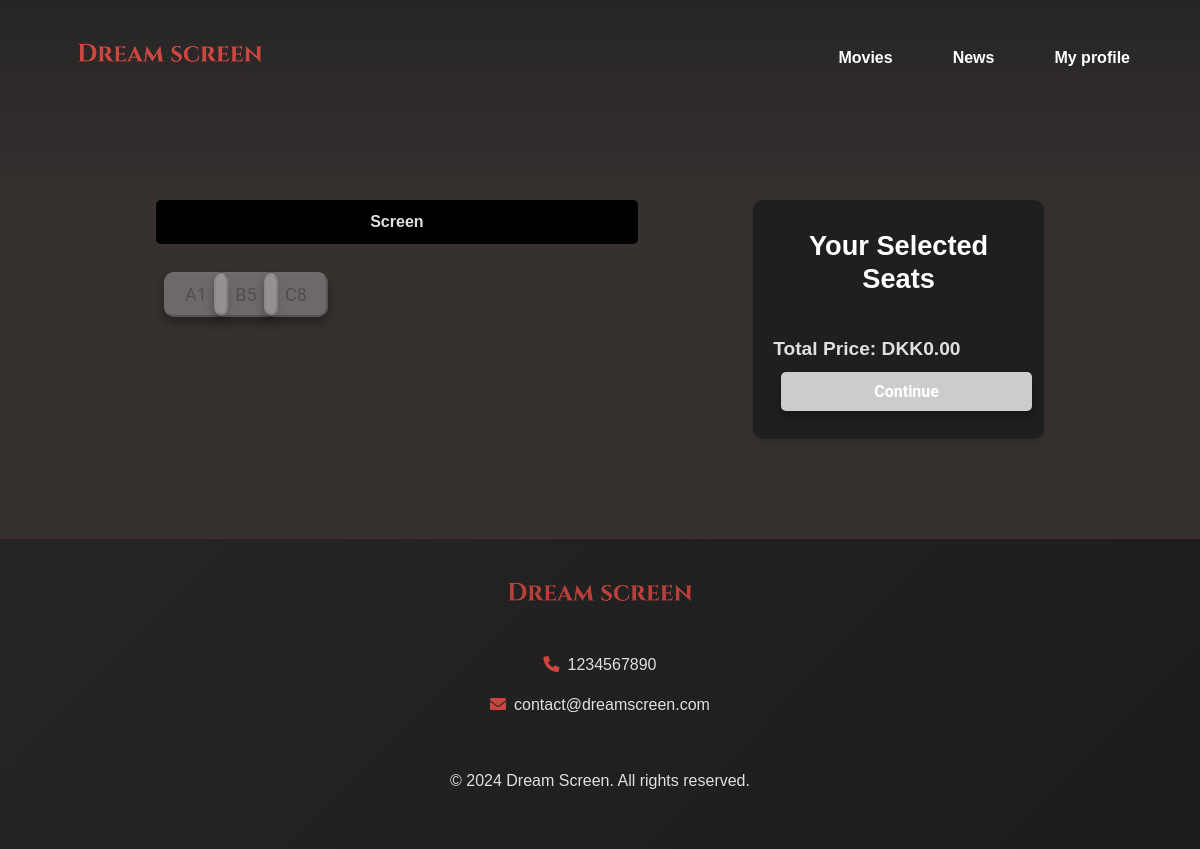
The app's page /movies/views/seat_map.php?movieID=1&showTimeID=1 (signed in) with its own data.
### tables this page shows
CREATE TABLE Seat (
    seatID INT AUTO_INCREMENT PRIMARY KEY,
    seatNumber INT NOT NULL,
    seatRow VARCHAR(1) NOT NULL,
    isBooked BOOLEAN DEFAULT FALSE,
    showTimeID INT NOT NULL,
    FOREIGN KEY (showTimeID) REFERENCES ShowTime(showTimeID) ON DELETE CASCADE
);

CREATE TABLE Cinema (
    cinemaID INT AUTO_INCREMENT PRIMARY KEY,
    name VARCHAR(100) NOT NULL,
    phoneNumber VARCHAR(15),
    email VARCHAR(100),
    street VARCHAR(100),
    postalCode VARCHAR(4),
    description TEXT,
    FOREIGN KEY (postalCode) REFERENCES PostalCode(postalCode)
);

### loginPDO/actions/session.php (called while the page is built, shortened)
<?php
function logged_in(){
    return isset($_SESSION['user_id']);
}
?>

### movies/actions/seat_selection.php (called while the page is built, shortened)
<?php
require_once "../classes/seat.php";
require_once "../views/seat_map.php";
$showTimeID = (int)$_GET['showTimeID'];
$stmt = $db->prepare("
    SELECT s.seatID, s.seatNumber, s.seatRow, s.isBooked, st.price AS seatPrice
    FROM Seat s
    JOIN ShowTime st ON s.showTimeID = st.showTimeID
    WHERE s.showTimeID = :showTimeID
    ORDER BY s.seatRow, s.seatNumber
");
$stmt->execute([':showTimeID' => $showTimeID]);
$seatsData = $stmt->fetchAll(PDO::FETCH_ASSOC);
$seats = array_map(fn($seatData) => new Seat(
    $seatData['seatID'],
    $seatData['seatNumber'],
    $seatData['seatRow'],
    (bool)$seatData['isBooked'],
    $showTimeID,
    (float)$seatData['seatPrice']
), $seatsData);
$totalPrice = 0;

### movies/classes/seat.php (called while the page is built, shortened)
<?php
class Seat {
    public function __construct(int $id, int $number, string $row, bool $isBooked, int $showTimeID, float $price) {
        $this->id = $id;
        $this->number = $number;
        $this->row = htmlspecialchars($row, ENT_QUOTES, 'UTF-8');
        $this->isBooked = $isBooked;
    }
}
?>

### movies/views/seat_map.php (the view, shortened to what this page needs)
<?php
require_once "../actions/seat_selection.php";
require_once '../../navbar_footer/cinema_navbar.php';
?>
<!DOCTYPE html>
<html lang="en">
<head>
    <link rel="stylesheet" href="../../css/style.css">
</head>
<body>
    <div class="seat-overview">
        <?php if (!empty($seats)): ?>
            <div class="seat-selection-container">
                <div class="seat-map-container">
                    <div class="screen">Screen</div>
                    <form method="POST" action="">
                        <div class="seat-map">
                            <?php foreach ($seats as $seat): ?>
                                <button
                                    type="submit"
                                    name="toggle_seat"
                                    value="<?= htmlspecialchars($seat->id, ENT_QUOTES, 'UTF-8') ?>"
                                    class="<?= $seat->isBooked ? 'seat-booked' : (in_array($seat->id, $selectedSeats) ? 'seat-selected' : 'seat-available') ?>"
                                    <?= $seat->isBooked ? 'disabled' : '' ?>>
                                    <?= htmlspecialchars($seat->row . $seat->number, ENT_QUOTES, 'UTF-8') ?>
                                </button>
                            <?php endforeach; ?>
                        </div>
                    </form>
                </div>
                <div class="overview-container">
                    <div class="overview">
                        <h2>Your Selected Seats</h2>
                        <div class="total">Total Price: DKK<?= number_format($totalPrice, 2) ?></div>
                        <form method="POST" action="ticket_confirmation.php">
                            <button type="submit" class="continue-btn" <?= empty($selectedSeats) ? 'disabled' : '' ?>>Continue</button>
                        </form>
                    </div>
                </div>
            </div>
        <?php else: ?>
            <div class="no-seats-message">
                <h2>No seats available for this showtime.</h2>
            </div>
        <?php endif; ?>
    </div>
</body>
</html>
<?php require_once '../../navbar_footer/cinema_footer.php'; ?>

### navbar_footer/cinema_navbar.php (shortened to what this page needs)
<?php
require_once(__DIR__ . "/../loginPDO/actions/session.php");
?>
<!DOCTYPE html>
<html lang="en">
<head>
</head>
<body>
</body>
</html>
    <nav class="navbar">
        <div class="logo">
            <a href="../../core/views/home.php"><img src="../../includes/media/logo/dream-screen-red.png" alt="Dream Screen Logo"></a>
        </div>
        <ul class="nav-links">
            <li><a href="../../movies/views/all_movies.php">Movies</a></li>
            <li><a href="../../news/views/all_news.php">News</a></li>
            <li>
            <?php if (logged_in()): ?>
                <a href="../user_profile/views/tickets.php">My profile</a>
            <?php else: ?>
                <a href="../../loginPDO/views/login.php">Login</a>
            <?php endif; ?>
        </li>
        </ul>
    </nav>

### navbar_footer/cinema_footer.php (shortened to what this page needs)
<?php
try {
  $query = $db->prepare("SELECT phoneNumber, email FROM Cinema LIMIT 1");
  $query->execute();
    $cinema = $query->fetch(PDO::FETCH_ASSOC);
} catch (PDOException $e) {
    echo "Error fetching phone number and email: " . $e->getMessage();
}
?>
<!DOCTYPE html>
<html lang="en">
<head>
  <link href="https://cdnjs.cloudflare.com/ajax/libs/font-awesome/6.0.0/css/all.min.css" rel="stylesheet">
</head>
<footer class="footer">
  <div class="logo">
    <a href="home.php"><img src="../../includes/media/logo/dream-screen-red.png" alt="Dream Screen Logo"></a>
  </div>
  <div class="contact-info">
    <p><i class="fas fa-phone"></i><?php echo htmlspecialchars($cinema['phoneNumber']); ?></p>
    <p><i class="fas fa-envelope"></i><?php echo htmlspecialchars($cinema['email']);?></p>
  </div>
  <p>&copy; 2024 Dream Screen. All rights reserved.</p>
</footer>
</body>
</html>

### css/style.css (style rules this page uses)
body { font-family: Arial, Helvetica, sans-serif; background: #36302F; color: #E0E0E0; margin: 0; padding: 0; box-sizing: border-box; line-height: 1.5; }
h1, h2, h3, h4, h5 { color: #ffffff; font-weight: 600; margin: 1em 0 0.5em; line-height: 1.2; }
h2 { font-size: 1.7em; padding-bottom: 20px; text-align: center; }
p { color: #E0E0E0; }
button, .btn-primary, .btn-secondary { font-family: 'Roboto', sans-serif; font-size: 18px; cursor: pointer; padding: 10px 30px; margin: 8px; border-radius: 10px; transition: all 0.3s ease; display: inline-flex; align-items: center; justify-content: center; text-align: center; text-decoration: none; box-shadow: 0 6px 10px rgba(0, 0, 0, 0.3); }
.navbar { background: linear-gradient(to bottom, #262525 0%, rgba(38, 37, 37, 0) 100%); padding: 30px 60px; display: flex; justify-content: space-between; position: absolute; width: 100%; max-width: 100vw; top: 0; z-index: 1000; height: 200px; box-sizing: border-box; overflow: hidden; }
.navbar .logo img { width: 200px; padding: 10px; }
.nav-links { display: flex; gap: 40px; list-style: none; }
.nav-links a { color: #fff; text-decoration: none; position: relative; font-weight: bold; padding: 10px 10px; }
.nav-links a::after { content: ''; position: absolute; width: 100%; height: 2px; background-color: #CB4540; bottom: -5px; left: 0; transform: scaleX(0); transition: transform 0.3s ease; }
.footer { background: linear-gradient(135deg, #262525, #1c1c1c); color: #ffffff; padding: 40px 20px; text-align: center; display: flex; flex-direction: column; align-items: center; gap: 20px; }
.footer .logo img { width: 200px; filter: brightness(0.9); transition: filter 0.3s; }
.contact-info i { color: #CB4540; margin-right: 8px; }
.seat-overview { padding: 200px 13% 100px 13%; }
.seat-selection-container { display: flex; gap: 20px; }
.seat-map-container { width: 65%; }
.overview-container { width: 35%; }
.screen { text-align: center; margin-bottom: 10px; padding: 10px; background-color: #000000; border-radius: 5px; font-weight: bold; width: 80%; }
.seat-map { display: grid; grid-template-columns: repeat(12, 40px); gap: 10px; margin: 20px 0; }
.overview { padding: 20px; border-radius: 10px; box-shadow: 0 4px 8px rgba(0, 0, 0, 0.1); background-color: #1f1f1f; }
.overview h2, .overview h3 { margin: 10px 0; }
.overview .total { font-size: 1.2em; font-weight: bold; margin-top: 20px; }
button.continue-btn { display: block; width: 100%; padding: 10px; background-color: #28a745; color: #fff; border: none; border-radius: 5px; font-size: 16px; font-weight: bold; cursor: pointer; }
button.continue-btn:disabled { background-color: #ccc; cursor: not-allowed; }

### records on screen
seat: $seat->id 1 (drawn), seatRow+seatNumber "A1"
seat: $seat->id 2 (drawn), seatRow+seatNumber "B5"
seat: $seat->id 3 (drawn), seatRow+seatNumber "C8"
cinema: phoneNumber "1234567890", email "contact@dreamscreen.com"

### other values on screen
$totalPrice "0.00"
